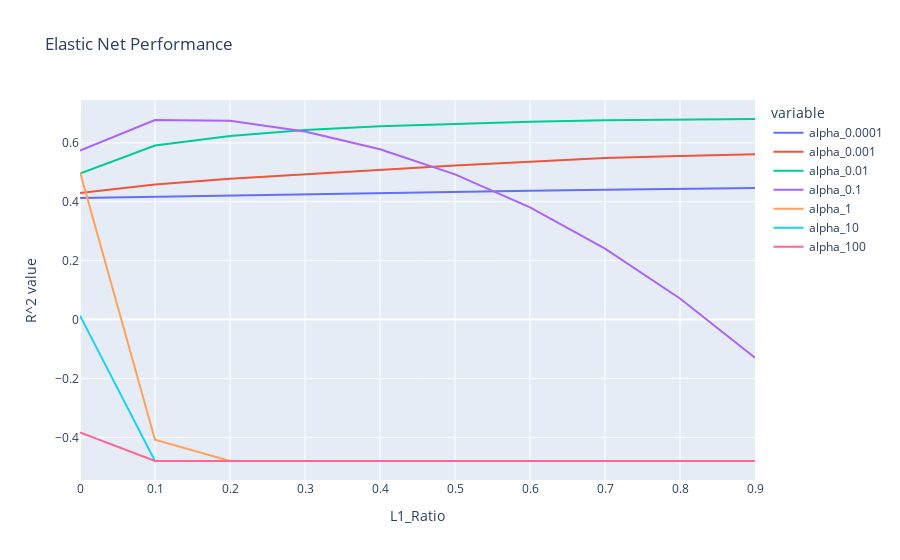

The notebook cell this image was saved under:
### Code cell
pipe_elastic_net = Pipeline([
    ('scaler', preprocessing.StandardScaler()), 
    ('classifier', ElasticNet())
])


alphas = [0.0001, 0.001, 0.01, 0.1, 1, 10, 100]
l1_ratios = np.arange(0.0, 1.0, 0.1)



with warnings.catch_warnings():
    warnings.simplefilter("ignore")
    search = GridSearchCV(pipe_elastic_net, {"classifier__alpha": alphas,
                               "classifier__l1_ratio": l1_ratios},
                        scoring=PERFORMANCE_METRIC, cv=CROSS_FOLDS)
    search.fit(X_train, Y_train)
    
# predY = grid.predict(testX)


scores_mean = search.cv_results_['mean_test_score'].reshape(len(alphas),
                                                          len(l1_ratios))


elastic_net_performance = pd.DataFrame({
    "L1_Ratio" : l1_ratios
})

for idx, val in enumerate(alphas):
    alpha_str = "alpha_" + str(val)
    elastic_net_performance[alpha_str] = scores_mean[idx,:]
    
fig = px.line(elastic_net_performance, x="L1_Ratio",
                  y=[col for col in elastic_net_performance.columns if 'alpha' in col],
                 title="Elastic Net Performance").update_layout(
    yaxis_title="R^2 value"
)
fig.show()



print(f"The best performing Elastic Net regression model had an L1 ratio of {search.best_params_['classifier__l1_ratio']}" + 
     f" (i.e. {100*search.best_params_['classifier__l1_ratio']}% Lasso regression)\n" +
     f"together with penalty coefficient of {search.best_params_['classifier__alpha']}" +
     "\nThis gave a mean R^2 score of " +
     f"{search.best_score_} across the {CROSS_FOLDS} folds of the training data.\n")

print("\n\n")
print('Training set score: ' + str(search.score(X_train, Y_train)))
print('Test set score: ' + str(search.score(X_test, Y_test)))

### Figure 1 — Plotly figure (JSON) as saved in the notebook; plotly's stock layout.template omitted (floating-point values rounded to 4 significant figures)
{"data": [{"hovertemplate": "variable=alpha_0.0001<br>L1_Ratio=%{x}<br>value=%{y}<extra></extra>", "legendgroup": "alpha_0.0001", "line": {"color": "#636efa", "dash": "solid"}, "marker": {"symbol": "circle"}, "mode": "lines", "name": "alpha_0.0001", "orientation": "v", "showlegend": true, "type": "scatter", "x": [0, 0.1, 0.2, 0.3, 0.4, 0.5, 0.6, 0.7, 0.8, 0.9], "xaxis": "x", "y": [0.4125, 0.417, 0.4215, 0.4256, 0.4296, 0.4335, 0.4372, 0.4407, 0.444, 0.4467], "yaxis": "y"}, {"hovertemplate": "variable=alpha_0.001<br>L1_Ratio=%{x}<br>value=%{y}<extra></extra>", "legendgroup": "alpha_0.001", "line": {"color": "#EF553B", "dash": "solid"}, "marker": {"symbol": "circle"}, "mode": "lines", "name": "alpha_0.001", "orientation": "v", "showlegend": true, "type": "scatter", "x": [0, 0.1, 0.2, 0.3, 0.4, 0.5, 0.6, 0.7, 0.8, 0.9], "xaxis": "x", "y": [0.43, 0.459, 0.4783, 0.4939, 0.5076, 0.5235, 0.5358, 0.5484, 0.5552, 0.5614], "yaxis": "y"}, {"hovertemplate": "variable=alpha_0.01<br>L1_Ratio=%{x}<br>value=%{y}<extra></extra>", "legendgroup": "alpha_0.01", "line": {"color": "#00cc96", "dash": "solid"}, "marker": {"symbol": "circle"}, "mode": "lines", "name": "alpha_0.01", "orientation": "v", "showlegend": true, "type": "scatter", "x": [0, 0.1, 0.2, 0.3, 0.4, 0.5, 0.6, 0.7, 0.8, 0.9], "xaxis": "x", "y": [0.4956, 0.5911, 0.623, 0.644, 0.6567, 0.6644, 0.6713, 0.677, 0.6795, 0.681], "yaxis": "y"}, {"hovertemplate": "variable=alpha_0.1<br>L1_Ratio=%{x}<br>value=%{y}<extra></extra>", "legendgroup": "alpha_0.1", "line": {"color": "#ab63fa", "dash": "solid"}, "marker": {"symbol": "circle"}, "mode": "lines", "name": "alpha_0.1", "orientation": "v", "showlegend": true, "type": "scatter", "x": [0, 0.1, 0.2, 0.3, 0.4, 0.5, 0.6, 0.7, 0.8, 0.9], "xaxis": "x", "y": [0.5735, 0.6773, 0.6751, 0.6385, 0.5783, 0.4929, 0.381, 0.241, 0.07148, -0.1294], "yaxis": "y"}, {"hovertemplate": "variable=alpha_1<br>L1_Ratio=%{x}<br>value=%{y}<extra></extra>", "legendgroup": "alpha_1", "line": {"color": "#FFA15A", "dash": "solid"}, "marker": {"symbol": "circle"}, "mode": "lines", "name": "alpha_1", "orientation": "v", "showlegend": true, "type": "scatter", "x": [0, 0.1, 0.2, 0.3, 0.4, 0.5, 0.6, 0.7, 0.8, 0.9], "xaxis": "x", "y": [0.5009, -0.4081, -0.4801, -0.4801, -0.4801, -0.4801, -0.4801, -0.4801, -0.4801, -0.4801], "yaxis": "y"}, {"hovertemplate": "variable=alpha_10<br>L1_Ratio=%{x}<br>value=%{y}<extra></extra>", "legendgroup": "alpha_10", "line": {"color": "#19d3f3", "dash": "solid"}, "marker": {"symbol": "circle"}, "mode": "lines", "name": "alpha_10", "orientation": "v", "showlegend": true, "type": "scatter", "x": [0, 0.1, 0.2, 0.3, 0.4, 0.5, 0.6, 0.7, 0.8, 0.9], "xaxis": "x", "y": [0.01359, -0.4801, -0.4801, -0.4801, -0.4801, -0.4801, -0.4801, -0.4801, -0.4801, -0.4801], "yaxis": "y"}, {"hovertemplate": "variable=alpha_100<br>L1_Ratio=%{x}<br>value=%{y}<extra></extra>", "legendgroup": "alpha_100", "line": {"color": "#FF6692", "dash": "solid"}, "marker": {"symbol": "circle"}, "mode": "lines", "name": "alpha_100", "orientation": "v", "showlegend": true, "type": "scatter", "x": [0, 0.1, 0.2, 0.3, 0.4, 0.5, 0.6, 0.7, 0.8, 0.9], "xaxis": "x", "y": [-0.3831, -0.4801, -0.4801, -0.4801, -0.4801, -0.4801, -0.4801, -0.4801, -0.4801, -0.4801], "yaxis": "y"}], "layout": {"legend": {"title": {"text": "variable"}, "tracegroupgap": 0}, "title": {"text": "Elastic Net Performance"}, "xaxis": {"anchor": "y", "domain": [0, 1], "title": {"text": "L1_Ratio"}}, "yaxis": {"anchor": "x", "domain": [0, 1], "title": {"text": "R^2 value"}}}}
